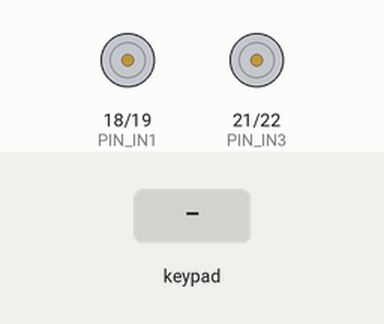
Simulated run of this sketch. Board: ESP32. Parts: motor-driver pin pairs drawn as motors (green arrow = first pin HIGH = forward, orange = second pin HIGH = backward, longer = more drive, scaled by the enable pin). The inputs (shaded band) are chosen by the test bench. Nothing arrives over Bluetooth unless stated; what the sketch prints to the serial monitor is not drawn.

Above: at 1.2 s.
1.3 s: key 'X' pressed
At 1.51 s:
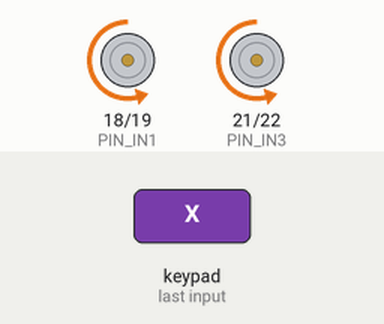
3.2 s: key 'O' pressed
At 3.41 s:
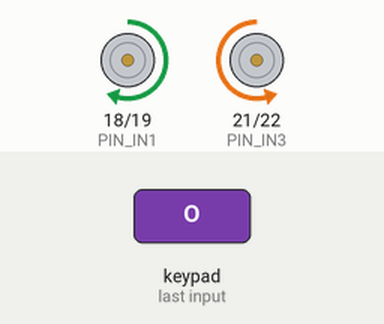
5.1 s: key 'S' pressed
At 5.31 s:
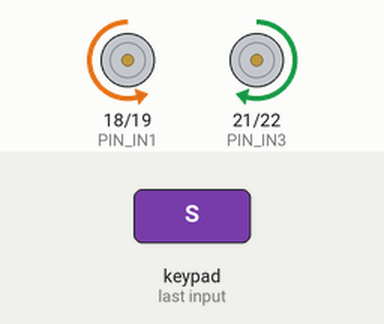
7.0 s: key 'T' pressed
At 7.21 s:
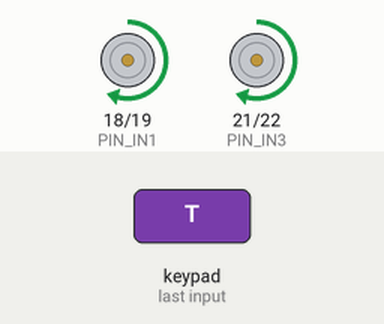
Timing chart, 0 to 9.9 s (numbered marks = the images above; inputs shaded):
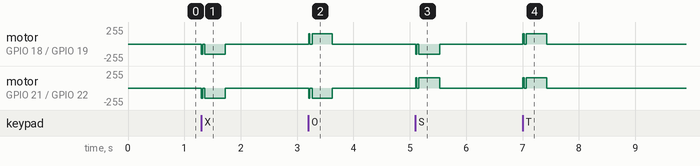

The sketch:

robot_soccer_ps3.ino
```cpp
#if __has_include("esp32-hal-alloc-bt-classic-mem.h")
#include "esp32-hal-alloc-bt-classic-mem.h"
#endif

#include <Ps3Controller.h>
#include "config.h"

int batasPwm = PWM_LAMBAT;  // Mode awal saat robot menyala: lambat (presisi)
volatile unsigned long waktuDataTerakhir = 0;

void saatDataStik() {
  waktuDataTerakhir = millis();
}

void saatStikTersambung() {
  Serial.println("[INFO] Stik PS3 tersambung.");
}

void saatStikTerputus() {
  Serial.println("[WARN] Stik PS3 terputus. Motor dihentikan.");
}

void aturMotor(uint8_t pinEn, uint8_t pin1, uint8_t pin2, int kecepatan) {
  kecepatan = constrain(kecepatan, -255, 255);

  // Matikan PWM sejenak sebelum mengubah arah H-Bridge
  ledcWrite(pinEn, 0);

  if (kecepatan > 0) {
    digitalWrite(pin1, HIGH);
    digitalWrite(pin2, LOW);
  } else if (kecepatan < 0) {
    digitalWrite(pin1, LOW);
    digitalWrite(pin2, HIGH);
  } else {
    digitalWrite(pin1, LOW);
    digitalWrite(pin2, LOW);
  }

  ledcWrite(pinEn, abs(kecepatan));
}

int kalibrasiMotor(int kecepatan, int persen, bool balikArah) {
  long hasil = static_cast<long>(kecepatan) * persen / 100;
  if (balikArah) hasil = -hasil;
  return constrain(hasil, -batasPwm, batasPwm);
}

void gerakkan(int kiri, int kanan) {
  aturMotor(PIN_ENA, PIN_IN1, PIN_IN2,
            kalibrasiMotor(kiri, DAYA_MOTOR_KIRI_PERSEN, BALIK_ARAH_MOTOR_KIRI));
  aturMotor(PIN_ENB, PIN_IN3, PIN_IN4,
            kalibrasiMotor(kanan, DAYA_MOTOR_KANAN_PERSEN, BALIK_ARAH_MOTOR_KANAN));
}

void setup() {
  Serial.begin(115200);

  pinMode(PIN_IN1, OUTPUT);
  pinMode(PIN_IN2, OUTPUT);
  pinMode(PIN_IN3, OUTPUT);
  pinMode(PIN_IN4, OUTPUT);
  digitalWrite(PIN_IN1, LOW);
  digitalWrite(PIN_IN2, LOW);
  digitalWrite(PIN_IN3, LOW);
  digitalWrite(PIN_IN4, LOW);

  if (!ledcAttach(PIN_ENA, PWM_FREQ_HZ, PWM_RES_BITS) ||
      !ledcAttach(PIN_ENB, PWM_FREQ_HZ, PWM_RES_BITS)) {
    Serial.println("[ERROR] Gagal mengaktifkan PWM LEDC.");
    while (true) delay(1000);
  }
  gerakkan(0, 0);

  Ps3.attach(saatDataStik);
  Ps3.attachOnConnect(saatStikTersambung);
  Ps3.attachOnDisconnect(saatStikTerputus);

  // Samakan MAC Bluetooth ESP32 dengan "Current Master" yang tersimpan pada stik PS3
  if (!Ps3.begin(MAC_HOST_PS3)) {
    Serial.println("[ERROR] Gagal mengaktifkan Bluetooth PS3.");
    while (true) delay(1000);
  }

  Serial.print("[INFO] MAC host ESP32: ");
  Serial.println(Ps3.getAddress());
  Serial.print("[INFO] Pastikan Current Master stik = ");
  Serial.print(MAC_HOST_PS3);
  Serial.println(", lalu tekan tombol PS.");
}

void loop() {
  // Failsafe: jika stik terputus atau paket data berhenti (> 400 ms), hentikan robot
  if (!Ps3.isConnected() || millis() - waktuDataTerakhir > BATAS_DATA_MS) {
    gerakkan(0, 0);
    delay(10);
    return;
  }

  // Pilihan mode kecepatan (tersimpan hingga tombol mode lain ditekan)
  if (Ps3.data.button.l1) batasPwm = PWM_LAMBAT;
  if (Ps3.data.button.r1) batasPwm = PWM_CEPAT;  // R1 menang jika keduanya ditekan

  int kiri = 0;
  int kanan = 0;

  // Prioritas 1: Tombol aksi (Segitiga/X/Kotak/Bulat) untuk manuver cepat
  if (Ps3.data.button.triangle) {
    kiri = batasPwm;
    kanan = batasPwm;
  } else if (Ps3.data.button.cross) {
    kiri = -batasPwm;
    kanan = -batasPwm;
  } else if (Ps3.data.button.square) {
    kiri = -batasPwm;
    kanan = batasPwm;
  } else if (Ps3.data.button.circle) {
    kiri = batasPwm;
    kanan = -batasPwm;
  } else {
    // Prioritas 2: Analog kiri (Differential Drive / Arcade Mixing)
    int x = Ps3.data.analog.stick.lx;   // Kanan bernilai positif
    int y = -Ps3.data.analog.stick.ly;  // Maju bernilai positif

    if (abs(x) < ANALOG_DEADZONE) x = 0;
    if (abs(y) < ANALOG_DEADZONE) y = 0;

    int campurKiri = y + x;
    int campurKanan = y - x;
    int skala = max(127, max(abs(campurKiri), abs(campurKanan)));

    kiri = campurKiri * batasPwm / skala;
    kanan = campurKanan * batasPwm / skala;
  }

  gerakkan(kiri, kanan);
  delay(10);
}
```

config.h
```cpp
#pragma once
#include <Arduino.h>

// ============================================================================
// KONFIGURASI ROBOT SOCCER ESP32 + PS3 CONTROLLER (L298N)
// ============================================================================

// 1. Alamat MAC Bluetooth Host ("Current Master" di Sixaxis Pair Tool)
// Ganti sesuai alamat MAC yang diset pada stik PS3 Anda.
constexpr char MAC_HOST_PS3[] = "00:23:06:7B:8A:1E";

// 2. Konfigurasi Pin Driver Motor L298N
// Pastikan jumper ENA & ENB pada modul L298N dilepas agar kecepatan bisa diatur via PWM.
constexpr uint8_t PIN_ENA = 25;  // PWM Motor Kiri
constexpr uint8_t PIN_IN1 = 18;  // Arah Motor Kiri A
constexpr uint8_t PIN_IN2 = 19;  // Arah Motor Kiri B

constexpr uint8_t PIN_ENB = 26;  // PWM Motor Kanan
constexpr uint8_t PIN_IN3 = 21;  // Arah Motor Kanan A
constexpr uint8_t PIN_IN4 = 22;  // Arah Motor Kanan B

// 3. Parameter PWM & Kecepatan
constexpr uint32_t PWM_FREQ_HZ   = 1000;
constexpr uint8_t  PWM_RES_BITS  = 8;    // Resolusi 8-bit (0 - 255)
constexpr int      PWM_LAMBAT    = 155;  // Mode presisi / giring bola (L1)
constexpr int      PWM_CEPAT     = 255;  // Mode sprint / tendang (R1)

// 4. Parameter Kendali & Keamanan (Failsafe)
constexpr int           ANALOG_DEADZONE = 12;   // Batas tengah analog stick agar tidak gerak sendiri
constexpr unsigned long BATAS_DATA_MS   = 400;  // Failsafe: matikan motor jika data stik berhenti > 400 ms

// 5. Kalibrasi Motor Kiri & Kanan
// Turunkan persentase (mis. 95) pada motor yang terlalu cepat agar jalan lurus sempurna.
constexpr int  DAYA_MOTOR_KIRI_PERSEN  = 100;
constexpr int  DAYA_MOTOR_KANAN_PERSEN = 100;
constexpr bool BALIK_ARAH_MOTOR_KIRI   = false;
constexpr bool BALIK_ARAH_MOTOR_KANAN  = false;
```

Measured:
- after the input at 1.3 s, motor on GPIO 18 (PIN_IN1) / GPIO 19 (PIN_IN2), motor on GPIO 21 (PIN_IN3) / GPIO 22 (PIN_IN4): stopped → backward 154/255 at once, → stopped 0.43 s later
- after the input at 3.2 s, motor on GPIO 18 (PIN_IN1) / GPIO 19 (PIN_IN2): stopped → forward 154/255 at once, → stopped 0.42 s later; motor on GPIO 21 (PIN_IN3) / GPIO 22 (PIN_IN4): stopped → backward 154/255 at once, → stopped 0.42 s later
- after the input at 5.1 s, motor on GPIO 18 (PIN_IN1) / GPIO 19 (PIN_IN2): stopped → backward 154/255 at once, → stopped 0.43 s later; motor on GPIO 21 (PIN_IN3) / GPIO 22 (PIN_IN4): stopped → forward 154/255 at once, → stopped 0.43 s later
- after the input at 7.0 s, motor on GPIO 18 (PIN_IN1) / GPIO 19 (PIN_IN2), motor on GPIO 21 (PIN_IN3) / GPIO 22 (PIN_IN4): stopped → forward 154/255 at once, → stopped 0.42 s later
